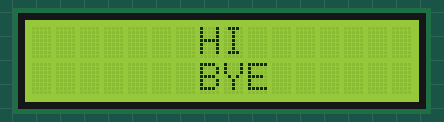
A sketch run on a simulated Arduino Uno, built with avr-gcc and run on an emulated ATmega328P. Shown: 16×2 character LCD.

Above: at 0.1 s.
At 1.1 s:
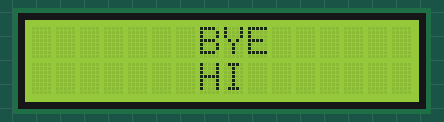

Measured:
- what the display in image 1 shows lasts 1.0 s, from 1.1 s to 2.1 s

The sketch:

lcd_set_curser2.ino
```cpp
#include<LiquidCrystal.h>
LiquidCrystal Lcd(13,12,8,7,4,2);
void setup()
{
  Lcd.begin(16,2);
}
 void loop()
 {
   Lcd.setCursor(7,0);
   Lcd.print("HI ");
   Lcd.setCursor(7,1);
   Lcd.print("BYE");
   delay(1000);
   Lcd.setCursor(7,0);
   Lcd.print("BYE");
   Lcd.setCursor(7,1);
   Lcd.print("HI ");
   delay(1000);
 }
```
